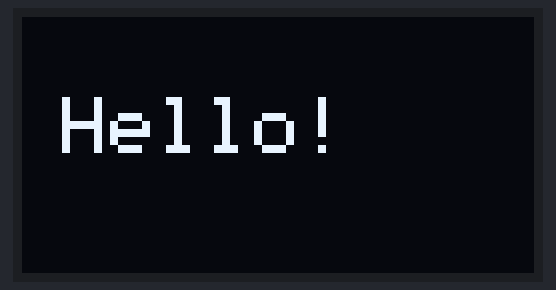
Recording of a sketch running on a simulated Arduino Uno, built with avr-gcc and run on an emulated ATmega328P. On the bench: 128×64 one-colour display.

Above: at 0.1 s.

The sketch:

05_OLED.ino
```cpp
#include <Wire.h>
#include <Adafruit_GFX.h>
#include <Adafruit_SSD1306.h>

#define SCREEN_WIDTH 128
#define SCREEN_HEIGHT 64
#define OLED_RESET -1

Adafruit_SSD1306 display(SCREEN_WIDTH, SCREEN_HEIGHT, &Wire, OLED_RESET);

void setup() {
  Serial.begin(9600);
  display.begin(SSD1306_SWITCHCAPVCC, 0x3C);
}

void loop() {
  display.clearDisplay();
  display.setTextSize(2);
  display.setTextColor(SSD1306_WHITE);
  display.setCursor(10, 20);
  display.println("Hello!");
  display.display();

  delay(100);
}
```
